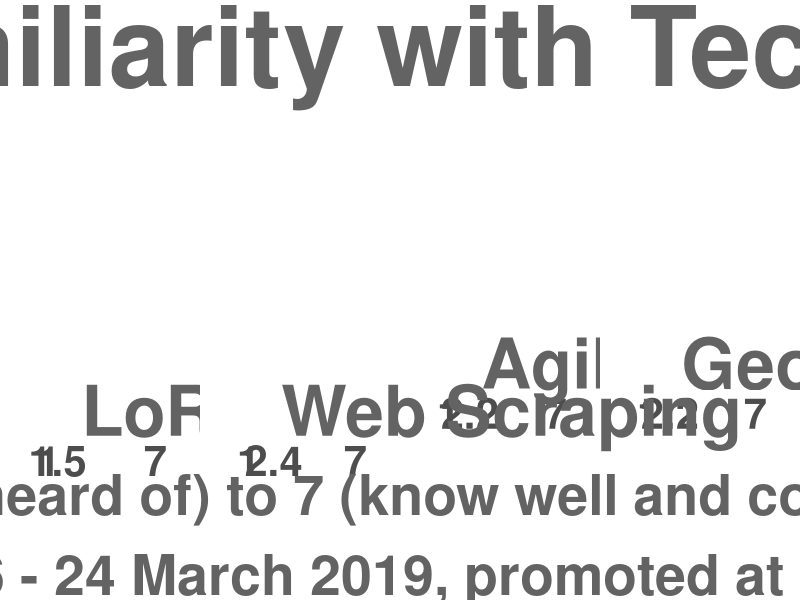

Write the R code that produced this figure.
#R Script - PlanTech Quiz Results

#Load required libraries
require(ggplot2)
require(grid)
require(gridExtra)

#set working directory
dir <- "C:/Users" #Change to filepath for where you have saved the data
setwd(dir)

#Load data
data <- read.csv("PlanTech Quiz Data (random sort).csv") #Set to file path for your 

plots <- c()

#Loop through each column of the input data and create a plot
i = 1
for (col in colnames(data)){

term <- gsub("\\.", " ", col) #Extract title of plot from column name and fix formatting

score <- round(mean(data[,col]), 1) #Calculate average score to insert line

#Create the plot
plots[[i]] <-ggplot(data, aes_string(col)) +
    theme(plot.title = element_text(colour = "grey39", face = "bold", size = 50),
          axis.ticks = element_blank(),
          axis.text.y = element_blank(),
          axis.line = element_blank(),
          axis.title.x = element_blank(),
          axis.title.y = element_blank(),
          axis.text.x = element_text(size = 30, face = "bold", vjust=(3)),
          panel.background = element_rect(fill = 'white'),
          plot.margin = unit(c(2,1,2,1), "cm")) +
    scale_x_continuous("Familiarity", breaks=c(1, score ,7), labels = c("1",as.character(score), "7"), limits=c(1,7)) +
    scale_y_continuous(name = "# Planners") +
    ggtitle(paste0("  ", term)) +
    geom_density(fill = 'red', size = 1, colour = 'red3', alpha =0.6) +
    geom_vline(xintercept = score, size = 1, colour = "darkred", linetype = "dashed")

i = i + 1
}

# Use the grid.arrange function to arrange plots on page
title = textGrob("Urban Planners' Familiarity with Tech Terminology", hjust = 0.56, gp=gpar(fontface="bold", fontsize=80, col = "grey39"))
note = textGrob("Scale from 1 (never heard of) to 7 (know well and could explain). \n Results based on 16 responses. Survey ran from 16 - 24 March 2019, promoted at PIA Congress 2019 on the Gold Coast", hjust = 0.56, gp=gpar(fontface="bold", fontsize=40, col = "grey39"))
g <- grid.arrange(grobs = plots, ncol = 4, top = title, bottom = note)

ggsave("poster.png", g, width = 80, height = 100, units = "cm",
       dpi = 300, limitsize = TRUE)
